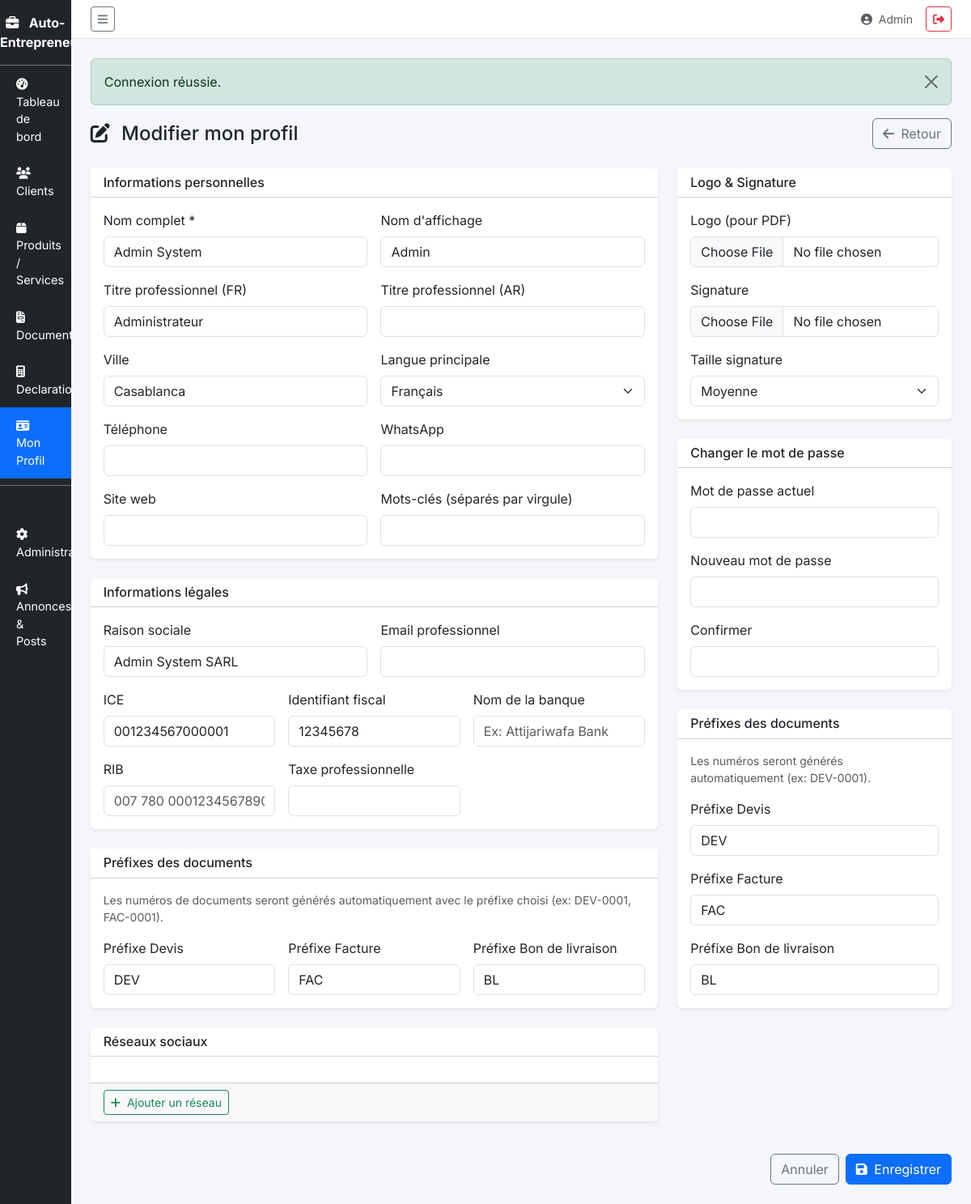
Screenshot of /?page=profil/edit (signed in) with the database file from the repository.
### tables this page shows
CREATE TABLE users (
    id INT AUTO_INCREMENT PRIMARY KEY,
    role ENUM('admin', 'user') DEFAULT 'user',
    nom_complet VARCHAR(100) NOT NULL,
    nom_affichage VARCHAR(100) NOT NULL,
    titre_pro VARCHAR(100),
    titre_pro_ar VARCHAR(100),
    ville VARCHAR(100),
    langue_principale VARCHAR(50) DEFAULT 'Français',
    whatsapp VARCHAR(20),
    telephone VARCHAR(20),
    email VARCHAR(150) UNIQUE NOT NULL,
    password VARCHAR(255) NOT NULL,
    site_web VARCHAR(255),
    reseaux_sociaux JSON,
    mots_cles VARCHAR(255),
    raison_sociale VARCHAR(150),
    email_pro VARCHAR(150),
    ice VARCHAR(20),
    identifiant_fiscal VARCHAR(20),
    nom_banque VARCHAR(150),
    rib VARCHAR(50),
    taxe_professionnelle VARCHAR(20),
    prefixe_devis VARCHAR(10) DEFAULT 'DEV',
    prefixe_facture VARCHAR(10) DEFAULT 'FAC',
    prefixe_livraison VARCHAR(10) DEFAULT 'BL',
    signature_url VARCHAR(255),
    signature_taille INT DEFAULT 100,
    logo_pdf_url VARCHAR(255),
    created_at TIMESTAMP DEFAULT CURRENT_TIMESTAMP,
    updated_at TIMESTAMP DEFAULT CURRENT_TIMESTAMP ON UPDATE CURRENT_TIMESTAMP
);

### pages/profil/edit.php (the view, shortened to what the rows shown need)
<?php
require_once __DIR__ . '/../../includes/header.php';
$userModel = new User();
$user = $userModel->getById(Auth::userId());
?>
<form method="POST" enctype="multipart/form-data">
    <div class="row g-4">
        <div class="col-md-8">
            <div class="card mb-4">
                <div class="card-body">
                    <div class="row g-3">
                        <div class="col-md-6">
                            <label class="form-label">Nom complet *</label>
                            <input type="text" name="nom_complet" class="form-control" required value="<?= Helper::sanitize($user['nom_complet']) ?>">
                        </div>
                        <div class="col-md-6">
                            <label class="form-label">Nom d'affichage</label>
                            <input type="text" name="nom_affichage" class="form-control" value="<?= Helper::sanitize($user['nom_affichage']) ?>">
                        </div>
                        <div class="col-md-6">
                            <label class="form-label">Titre professionnel (FR)</label>
                            <input type="text" name="titre_pro" class="form-control" value="<?= Helper::sanitize($user['titre_pro'] ?? '') ?>">
                        </div>
                        <div class="col-md-6">
                            <label class="form-label">Ville</label>
                            <input type="text" name="ville" class="form-control" value="<?= Helper::sanitize($user['ville'] ?? '') ?>">
                        </div>
                        <div class="col-md-6">
                            <label class="form-label">Langue principale</label>
                            <select name="langue_principale" class="form-select">
                                <?php foreach (['Français', 'Arabe', 'Anglais'] as $lang): ?>
                                    <option value="<?= $lang ?>" <?= ($user['langue_principale'] ?? '') === $lang ? 'selected' : '' ?>><?= $lang ?></option>
                                <?php endforeach; ?>
                            </select>
                        </div>
                    </div>
                </div>
            </div>
            <div class="card mb-4">
                <div class="card-body">
                    <div class="row g-3">
                        <div class="col-md-6">
                            <label class="form-label">Raison sociale</label>
                            <input type="text" name="raison_sociale" class="form-control" value="<?= Helper::sanitize($user['raison_sociale'] ?? '') ?>">
                        </div>
                        <div class="col-md-4">
                            <label class="form-label">ICE</label>
                            <input type="text" name="ice" class="form-control" value="<?= Helper::sanitize($user['ice'] ?? '') ?>">
                        </div>
                        <div class="col-md-4">
                            <label class="form-label">Identifiant fiscal</label>
                            <input type="text" name="identifiant_fiscal" class="form-control" value="<?= Helper::sanitize($user['identifiant_fiscal'] ?? '') ?>">
                        </div>
                    </div>
                </div>
            </div>
            <div class="card mb-4">
                <div class="card-body">
                    <div class="row g-3">
                        <div class="col-md-4">
                            <label class="form-label">Préfixe Devis</label>
                            <input type="text" name="prefixe_devis" class="form-control" maxlength="20" value="<?= Helper::sanitize($user['prefixe_devis'] ?? 'DEV') ?>">
                        </div>
                        <div class="col-md-4">
                            <label class="form-label">Préfixe Facture</label>
                            <input type="text" name="prefixe_facture" class="form-control" maxlength="20" value="<?= Helper::sanitize($user['prefixe_facture'] ?? 'FAC') ?>">
                        </div>
                        <div class="col-md-4">
                            <label class="form-label">Préfixe Bon de livraison</label>
                            <input type="text" name="prefixe_livraison" class="form-control" maxlength="20" value="<?= Helper::sanitize($user['prefixe_livraison'] ?? 'BL') ?>">
                        </div>
                    </div>
                </div>
            </div>
        </div>
        <div class="col-md-4">
            <div class="card mb-4">
                <div class="card-body">
                    <div>
                        <label class="form-label">Taille signature</label>
                        <select name="signature_taille" class="form-select">
                            <?php foreach ([50 => 'Petite', 100 => 'Moyenne', 150 => 'Grande', 200 => 'Très grande'] as $val => $label): ?>
                                <option value="<?= $val ?>" <?= ($user['signature_taille'] ?? 100) == $val ? 'selected' : '' ?>><?= $label ?></option>
                            <?php endforeach; ?>
                        </select>
                    </div>
                </div>
            </div>
            <div class="card mb-4">
                <div class="card-body">
                    <div class="mb-3">
                        <label class="form-label">Préfixe Devis</label>
                        <input type="text" name="prefixe_devis" class="form-control" maxlength="10" value="<?= Helper::sanitize($user['prefixe_devis'] ?? 'DEV') ?>">
                    </div>
                    <div class="mb-3">
                        <label class="form-label">Préfixe Facture</label>
                        <input type="text" name="prefixe_facture" class="form-control" maxlength="10" value="<?= Helper::sanitize($user['prefixe_facture'] ?? 'FAC') ?>">
                    </div>
                    <div>
                        <label class="form-label">Préfixe Bon de livraison</label>
                        <input type="text" name="prefixe_livraison" class="form-control" maxlength="10" value="<?= Helper::sanitize($user['prefixe_livraison'] ?? 'BL') ?>">
                    </div>
                </div>
            </div>
        </div>
    </div>
</form>
<?php require_once __DIR__ . '/../../includes/footer.php'; ?>

### includes/header.php (shortened to what the rows shown need)
<?php
$userModel = new User();
$currentUser = $userModel->getById(Auth::userId());
?>
<!DOCTYPE html>
<html lang="fr">
<head>
    <link href="https://cdn.jsdelivr.net/npm/bootstrap@5.3.3/dist/css/bootstrap.min.css" rel="stylesheet">
    <link href="https://cdnjs.cloudflare.com/ajax/libs/font-awesome/6.5.1/css/all.min.css" rel="stylesheet">
    <link href="<?= APP_URL ?>/assets/css/custom.css" rel="stylesheet">
</head>
<body>
<div class="d-flex" id="wrapper">
    <div id="page-content-wrapper" class="flex-grow-1">
        <nav class="navbar navbar-light bg-white border-bottom px-4">
            <div class="d-flex align-items-center gap-3">
                <span class="text-muted small">
                    <i class="fas fa-user-circle me-1"></i>
                    <?= Helper::sanitize($currentUser['nom_affichage'] ?? '') ?>
                </span>
                <a href="<?= APP_URL ?>/auth/logout.php" class="btn btn-sm btn-outline-danger">
                    <i class="fas fa-sign-out-alt"></i>
                </a>
            </div>
        </nav>
        <div class="container-fluid p-4">

### rows the page displays
users: nom_affichage "Admin", nom_complet "Admin System", titre_pro "Administrateur", ville "Casablanca", langue_principale "Français", raison_sociale "Admin System SARL", ice "001234567000001", identifiant_fiscal "12345678", prefixe_devis "DEV", prefixe_facture "FAC", prefixe_livraison "BL", signature_taille "Moyenne"

### other values shown
self::sanitize($success) "Connexion réussie."
